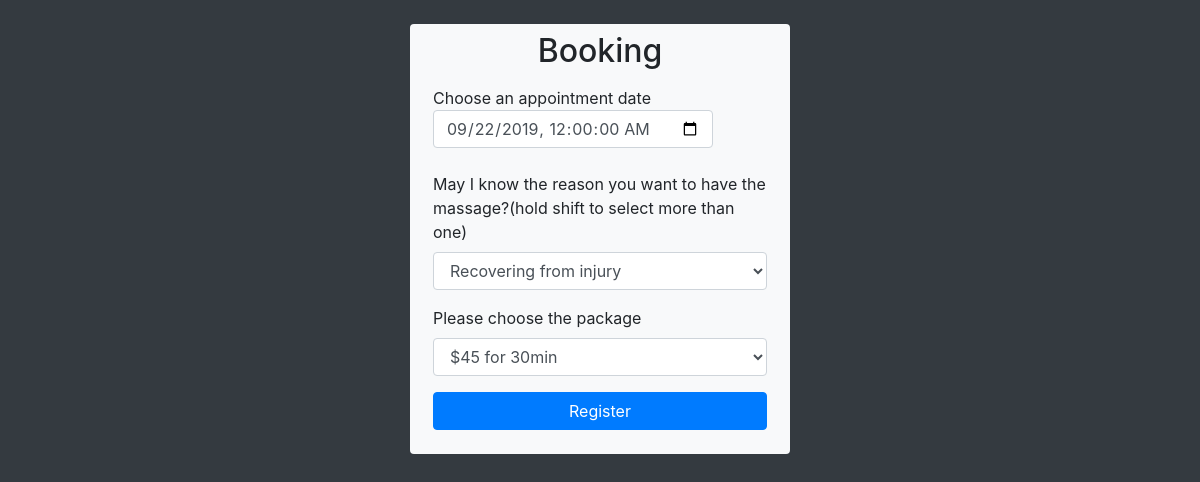
/edit_booking.php?id=14 (signed in), run on the app's committed database.
### tables this page shows
CREATE TABLE `booking` (
  `id` int(11) NOT NULL,
  `user_id` int(11) NOT NULL,
  `massage_time` date NOT NULL,
  `time` varchar(250) NOT NULL,
  `reason` varchar(250) NOT NULL,
  `massage_type` varchar(250) NOT NULL,
  `price` varchar(250) NOT NULL,
  `created` datetime NOT NULL,
  `updated` datetime NOT NULL
);

### edit_booking.php (the view, shortened to what this page needs)
<?php
require('db_connect.php');
if(!isset($_SESSION["email"])){
	header("Location: login_first.php");
	exit();
}else{
	$booking_id = $_GET["id"];
	$query1 = "SELECT * FROM booking WHERE id='$booking_id'";
	$result = mysqli_query($con,$query1) or die(mysql_error());
    if (mysqli_num_rows($result) > 0) {
	$row = mysqli_fetch_assoc($result);
	}
}
?>
<?php
$date = new DateTime();
$min_date= $date->format('Y-m-d\TH:i:s');
$submitted_date = $row['massage_time'];
$submitted_date = new DateTime($submitted_date);
$submitted_date= $submitted_date->format('Y-m-d\TH:i:s');
?>
<!DOCTYPE html>
<html lang="en">
<head>
	<link rel="stylesheet" href="https://stackpath.bootstrapcdn.com/bootstrap/4.3.1/css/bootstrap.min.css">
	<link rel="stylesheet" href="//code.jquery.com/ui/1.12.1/themes/base/jquery-ui.css">
</head>
<body class="bg-dark">
	<div class="container mt-4">
		<div class="row">
			<div class="col-lg-4 offset-lg-4 bg-light rounded" id="register-box">
				<h2 class="text-center mt-2">Booking</h2>
				<form action="update_booking.php" method="post" role="form" class="p-2" id="booking-frm">
                    <div class="form-group">
						<label>Choose an appointment date<input type="datetime-local" name="massage_time" class="form-control" value="<?php echo $submitted_date;?>" min ="<?php echo $min_date; ?>" required></label>
					</div>
					<div class="form-group">
					 <label for="sel">May I know the reason you want to have the massage?(hold shift to select more than one)</label>
				      <select  class="form-control" name="reason" id="sel" >
				        <option name="reason" value="Recovering from injury"  <?php if ($row['reason'] == "Recovering from injury" ) echo 'selected ' ; ?>>Recovering from injury</option>
				      </select>
					</div>
					<div class="form-group">
					 <label for="sel">Please choose the package</label>
				      <select  class="form-control" name="price" id="price">
				        <option name="price"  <?php if ($row['price'] == "$45 for 30min" ) echo 'selected ' ; ?> value="$45 for 30min">$45 for 30min</option>
				      </select>
					</div>
					<div class="form-group">
						<input type="submit" name="register" id="register" value="Register" class="btn btn-primary btn-block">
					</div>
				</form>
			</div>
		</div>
</div>
</body>
</html>

### data on the page
booking: massage_time "09/22/2019 00:00", reason "Recovering from injury", price "$45 for 30min"
